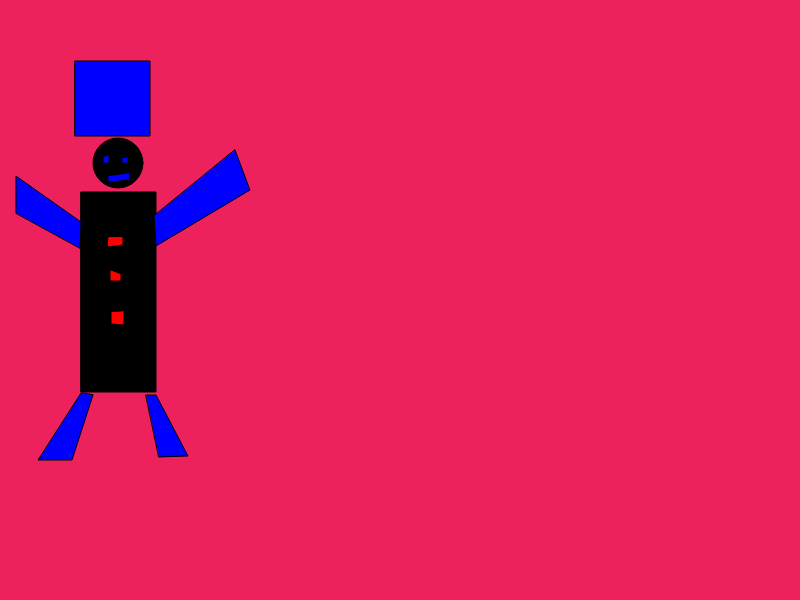
Frame 1 (no input)
Frame 60 (no input): identical to frame 1, image omitted
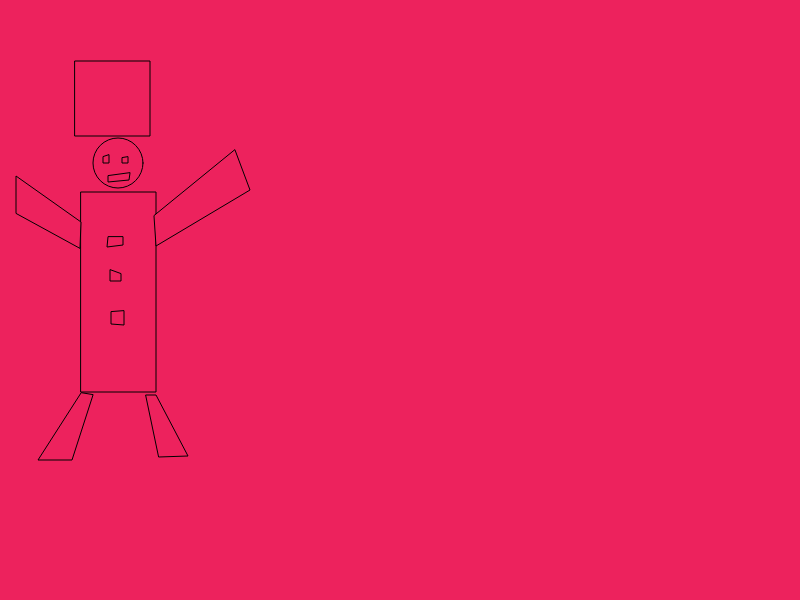
Frame 120 (the mouse pressed at the canvas centre since frame 60)

The p5.js sketch that drew these frames (run headless with seeded random() and noise() and a simulated clock; from frame 60 on, the mouse is pressed at the canvas centre):

// p5.js sketch
// ── sketch.js
function setup(){
  createCanvas(800, 600);
}


function draw() {
  background(237, 34, 93);
  fill(0);

  if (mouseIsPressed) {
    // this is where you put the pressed shapes
//    ellipse(25, 25, 50, 50);
fill(237, 34, 93);
ellipse(118, 163, 50, 50 ) ;
rect(81, 192, 75, 200) ;


rect(75, 61, 75, 75);

quad(154, 216, 156, 246, 250, 190, 235, 150) ;
quad(80, 248, 81, 222, 16, 176, 16, 213) ;
quad(81, 393, 38, 460, 72, 460, 93, 395) ;
quad(146, 395, 156, 395,188, 456, 159, 457) ;
quad(103, 157, 103, 163, 109, 163, 109, 155) ;
quad(108, 176, 108, 182, 129, 180, 130, 173) ;
quad(122, 158, 122, 163, 128, 163, 128, 157) ;


quad(123, 237, 123, 245, 107, 247, 108, 237) ;
quad(110, 270, 110, 281, 121, 281, 121, 274) ;
quad(111, 312, 111, 324, 124, 325, 124, 311) ;

  } else {

    // this is for the "unpressed state"
    ellipse(118, 163, 50, 50 ) ;
    rect(81, 192, 75, 200) ;

    fill("blue");
    rect(75, 61, 75, 75);

    quad(154, 216, 156, 246, 250, 190, 235, 150) ;
    quad(80, 248, 81, 222, 16, 176, 16, 213) ;
    quad(81, 393, 38, 460, 72, 460, 93, 395) ;
    quad(146, 395, 156, 395,188, 456, 159, 457) ;
    quad(103, 157, 103, 163, 109, 163, 109, 155) ;
    quad(108, 176, 108, 182, 129, 180, 130, 173) ;
    quad(122, 158, 122, 163, 128, 163, 128, 157) ;

    fill("red");
    quad(123, 237, 123, 245, 107, 247, 108, 237) ;
    quad(110, 270, 110, 281, 121, 281, 121, 274) ;
    quad(111, 312, 111, 324, 124, 325, 124, 311) ;
  }


}

function mouseReleased() {
  console.log(mouseX + ", "+mouseY) ;
}
